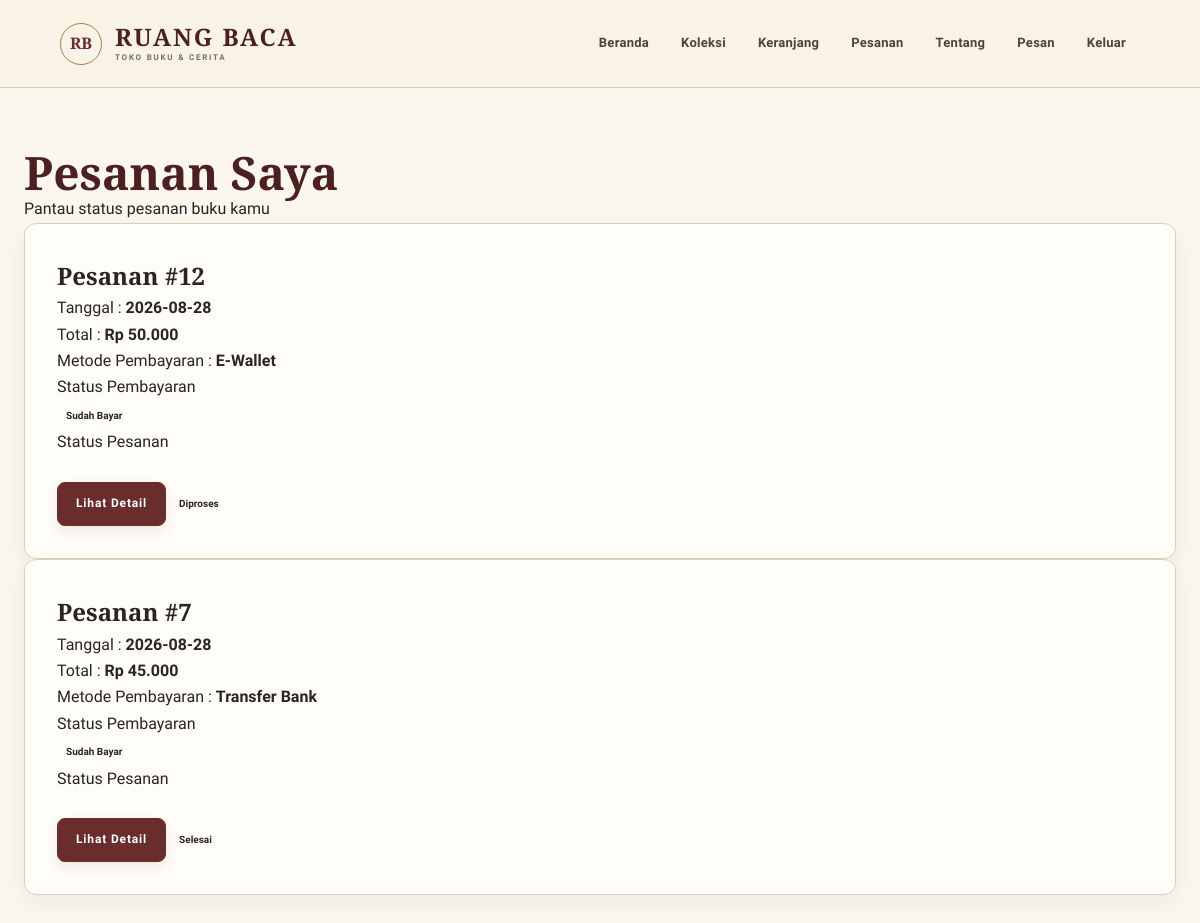
The app's page /user/pesanan.php (signed in) with its own data.
### tables this page shows
CREATE TABLE `pesanan` (
  `id_pesanan` int(11) NOT NULL,
  `id_user` int(11) DEFAULT NULL,
  `tanggal` date DEFAULT NULL,
  `total` int(11) DEFAULT NULL,
  `metode_pembayaran` varchar(50) DEFAULT NULL,
  `status_pembayaran` varchar(50) DEFAULT NULL,
  `status` varchar(50) DEFAULT NULL
);

### user/pesanan.php (the view, shortened to what this page needs)
<?php
include "../config/koneksi.php";
$id_user = $_SESSION['id_user'];
$data = mysqli_query(
    $conn,
    "
SELECT *
FROM pesanan
WHERE id_user='$id_user'
ORDER BY id_pesanan DESC
"
);
?>
<!DOCTYPE html>
<html>
<head>
    <link rel="stylesheet" href="../css/style.css">
</head>
<body>
    <?php include "../template/navbar.php"; ?>
    <div class="content-user">
        <h1>
            Pesanan Saya
        </h1>
        <p>
            Pantau status pesanan buku kamu
        </p>
        <?php while ($row = mysqli_fetch_assoc($data)) { ?>
            <div class="order-card">
                <h2>
                    Pesanan #<?= $row['id_pesanan']; ?>
                </h2>
                <p>
                    Tanggal :
                    <b>
                        <?= $row['tanggal']; ?>
                    </b>
                </p>
                <p>
                    Total :
                    <b>
                        Rp <?= number_format($row['total'], 0, ',', '.'); ?>
                    </b>
                </p>
                <p>
                    Metode Pembayaran :
                    <b>
                        <?= $row['metode_pembayaran']; ?>
                    </b>
                </p>
                <div class="order-status">
                    <p>
                        Status Pembayaran
                    </p>
                    <?php if ($row['status_pembayaran'] == "Sudah Bayar") { ?>
                        <span class="badge-selesai">
                            Sudah Bayar
                        </span>
                    <?php } else { ?>
                        <span class="badge-proses">
                            Belum Bayar
                        </span>
                    <?php } ?>
                </div>
                <div class="order-status">
                    <p>
                        Status Pesanan
                    </p>
                    <br>
                    <a href="detail_pesanan.php?id=<?= $row['id_pesanan']; ?>"
                        class="btn">
                        Lihat Detail
                    </a>
                    <?php if ($row['status'] == "Selesai") { ?>
                        <span class="badge-selesai">
                            Selesai
                        </span>
                    <?php } elseif ($row['status'] == "Dikirim") { ?>
                        <span class="badge-kirim">
                            Dikirim
                        </span>
                    <?php } else { ?>
                        <span class="badge-proses">
                            <?= $row['status']; ?>
                        </span>
                    <?php } ?>
                </div>
            </div>
        <?php } ?>
    </div>
</body>
</html>

### css/style.css (style rules this page uses)
:root { --ink:#2b241f;--paper:#f3eddf;--paper2:#fbf7ee;--wine:#682d2c;--wine2:#4d2020;--forest:#2f4638;--gold:#a88347;--line:#d8c9ae;--muted:#786f63;--white:#fffdf7;--shadow:0 14px 38px rgba(54,38,25,.10) }
* { box-sizing:border-box;margin:0;padding:0 }
html { scroll-behavior:smooth }
body { font-family:'Libre Franklin',Arial,sans-serif;background:var(--paper2);color:var(--ink);line-height:1.65 }
a { text-decoration:none;color:inherit }
h1,h2,h3,.logo,.sidebar-logo { font-family:'Cormorant Garamond',Georgia,serif }
.btn { display:inline-block;background:var(--wine);color:#fff;padding:13px 22px;border:1px solid var(--wine);border-radius:0;margin:0;font-size:12px;font-weight:700;letter-spacing:.07em;cursor:pointer }
.content-user { width:min(1180px,calc(100% - 48px));margin:0 auto;padding:60px 0 }
.content-user>h1,.user-container>h1,.content>h1 { font-size:46px;color:var(--wine2);line-height:1.05 }
.user-card,.stat-card,.card,.about-card,.message-card,.order-card,.table-card,.table-box,.dashboard-box { background:#fffdf8;border:1px solid #ddd0b8;border-radius:0;box-shadow:0 8px 24px rgba(53,40,29,.06) }
.stock,.badge-proses,.badge-kirim,.badge-selesai { display:inline-block;padding:5px 9px;border-radius:0;font-size:10px;font-weight:700 }
.about-card,.message-card,.order-card,.card { padding:32px }
:root { --radius:12px;--radius-sm:8px;--admin-bg:#f4efe5;--admin-card:#fffdf8;--admin-border:#ded2bd;--ease:cubic-bezier(.2,.8,.2,1) }
body { overflow-x:hidden }
.btn,.action-edit,.action-delete,.btn-detail,.btn-kirim,.btn-selesai,.btn-hapus,.btn-secondary-cart,.btn-login,.btn-register,.filter-btn { border-radius:8px;transition:transform .22s var(--ease),box-shadow .22s var(--ease),background .22s ease,border-color .22s ease;box-shadow:0 5px 14px rgba(70,43,30,.10) }
.btn { padding:11px 18px }
.user-card,.about-card,.message-card,.order-card,.card,.detail-card { border-radius:12px }
.rb-reveal { opacity:0;transform:translateY(16px) }
.rb-reveal.rb-visible { animation:rbFadeUp .62s var(--ease) both }
:root { --cream-0:#fffaf0;--cream-1:#f8f0df;--cream-2:#efe2ca; --walnut:#3c2b23;--walnut-2:#594035;--burgundy:#6b2d2c; --antique:#ad874c;--soft-line:#dccdb3; }

### records on screen
pesanan: id_pesanan "12", tanggal "2026-08-28", total "50.000", metode_pembayaran "E-Wallet", status_pembayaran "Sudah Bayar", status "Diproses"
pesanan: id_pesanan "7", tanggal "2026-08-28", total "45.000", metode_pembayaran "Transfer Bank", status_pembayaran "Sudah Bayar", status "Selesai"
